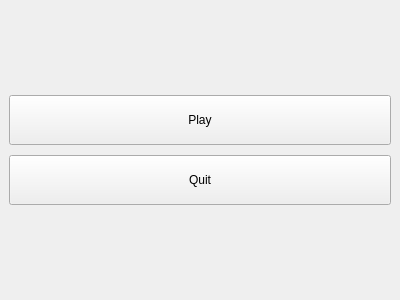
<?xml version="1.0" encoding="UTF-8"?>
<ui version="4.0">
 <class>mainWindow</class>
 <widget class="QMainWindow" name="mainWindow">
  <property name="geometry">
   <rect>
    <x>0</x>
    <y>0</y>
    <width>400</width>
    <height>300</height>
   </rect>
  </property>
  <property name="windowTitle">
   <string>bhQt</string>
  </property>
  <widget class="QWidget" name="centralwidget">
   <layout class="QVBoxLayout" name="verticalLayout_2">
    <item>
     <layout class="QVBoxLayout" name="verticalLayout">
      <property name="spacing">
       <number>10</number>
      </property>
      <item>
       <widget class="QPushButton" name="playButton">
        <property name="sizePolicy">
         <sizepolicy hsizetype="Minimum" vsizetype="Fixed">
          <horstretch>0</horstretch>
          <verstretch>0</verstretch>
         </sizepolicy>
        </property>
        <property name="minimumSize">
         <size>
          <width>0</width>
          <height>50</height>
         </size>
        </property>
        <property name="text">
         <string>Play</string>
        </property>
       </widget>
      </item>
      <item>
       <widget class="QPushButton" name="quitButton">
        <property name="sizePolicy">
         <sizepolicy hsizetype="Minimum" vsizetype="Fixed">
          <horstretch>0</horstretch>
          <verstretch>0</verstretch>
         </sizepolicy>
        </property>
        <property name="minimumSize">
         <size>
          <width>0</width>
          <height>50</height>
         </size>
        </property>
        <property name="text">
         <string>Quit</string>
        </property>
       </widget>
      </item>
     </layout>
    </item>
   </layout>
  </widget>
 </widget>
 <resources/>
 <connections>
  <connection>
   <sender>quitButton</sender>
   <signal>clicked()</signal>
   <receiver>mainWindow</receiver>
   <slot>close()</slot>
   <hints>
    <hint type="sourcelabel">
     <x>247</x>
     <y>233</y>
    </hint>
    <hint type="destinationlabel">
     <x>319</x>
     <y>267</y>
    </hint>
   </hints>
  </connection>
 </connections>
</ui>
